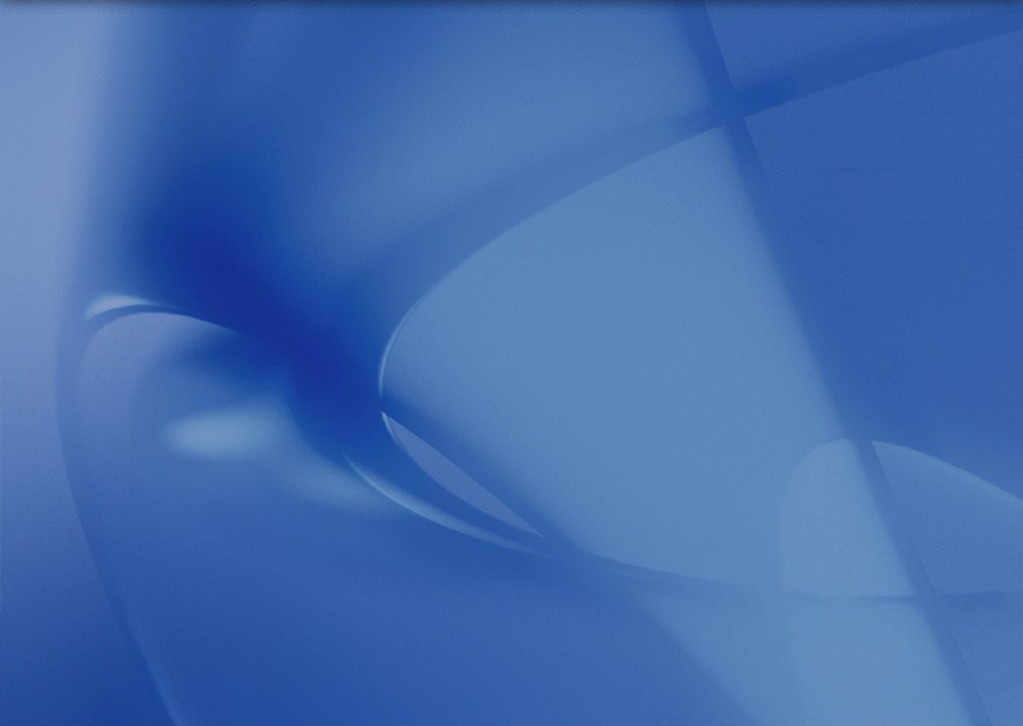
%> input picture ELEC324_lab2 posted/mfiles/aqua.jpg, 1023 x 726 px
$ octave truncate_grey_img.m   (GNU Octave 9; MATLAB toolbox functions it lacks are replaced by stand-ins)
%> lines starting %> are read from the running program, lines starting %| are printed output that depends on the picture
% truncate_grey_img.m
clf;

x = imread('aqua.jpg');
%> x is the input picture: size 726x1023x3 uint8; mean R, G, B 66.1, 107.3, 173.1
%subplot(2,2,1);
%imshow(x);
red = x(:,:,1);
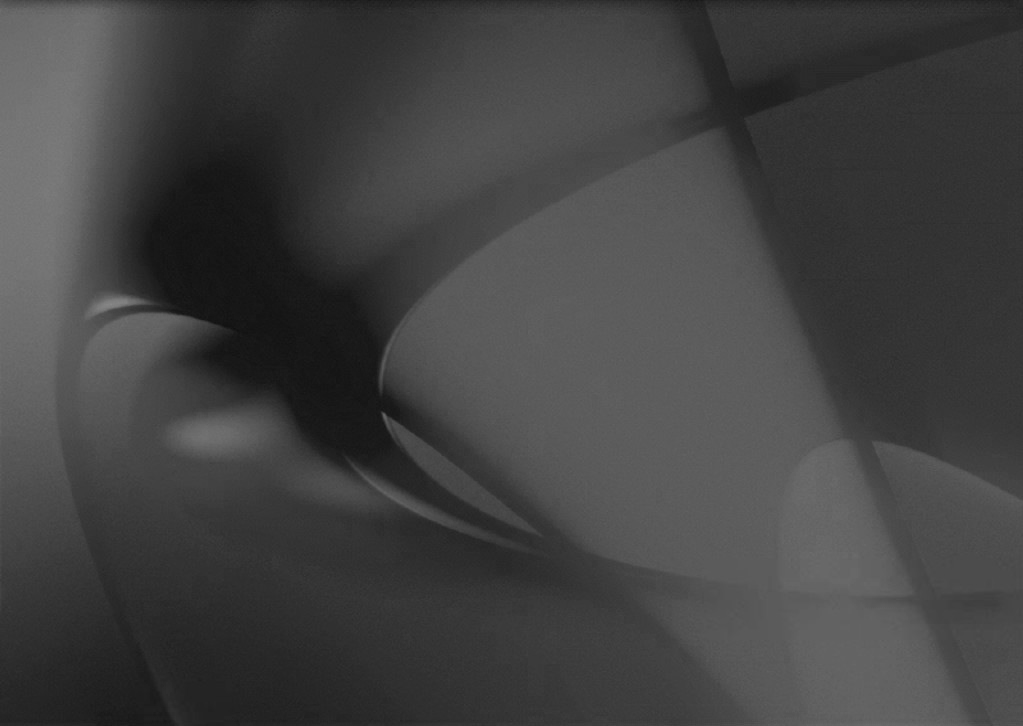
%> red: size 726x1023 uint8; min 15, max 137, mean 66.1
green = x(:,:,2);
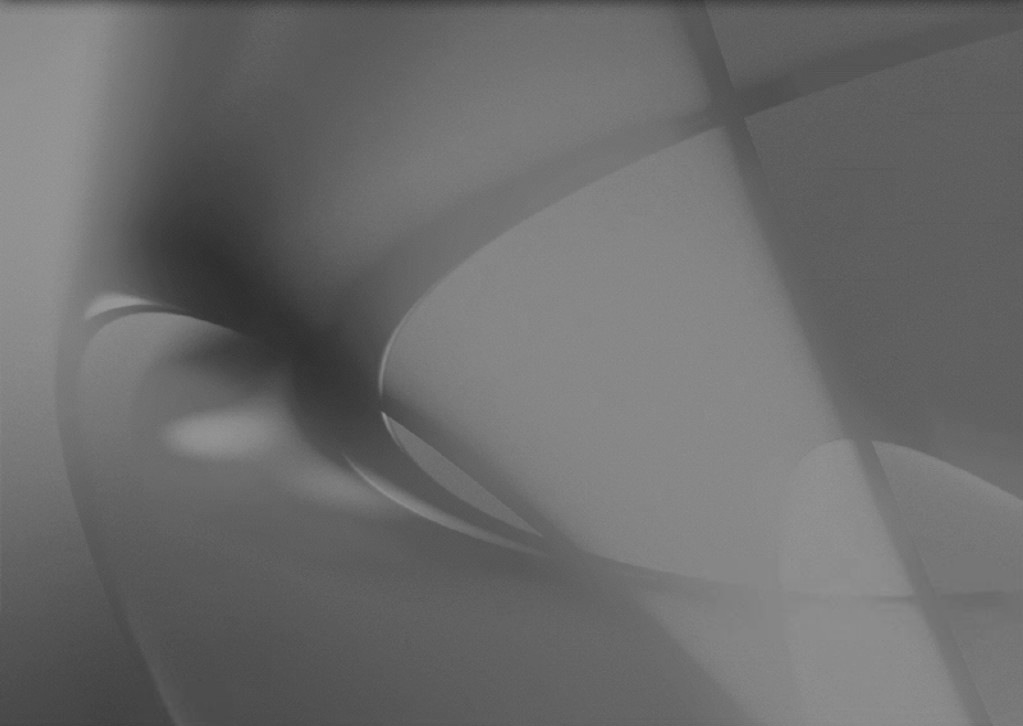
%> green: size 726x1023 uint8; min 45, max 153, mean 107.3
blue = x(:,:,3);
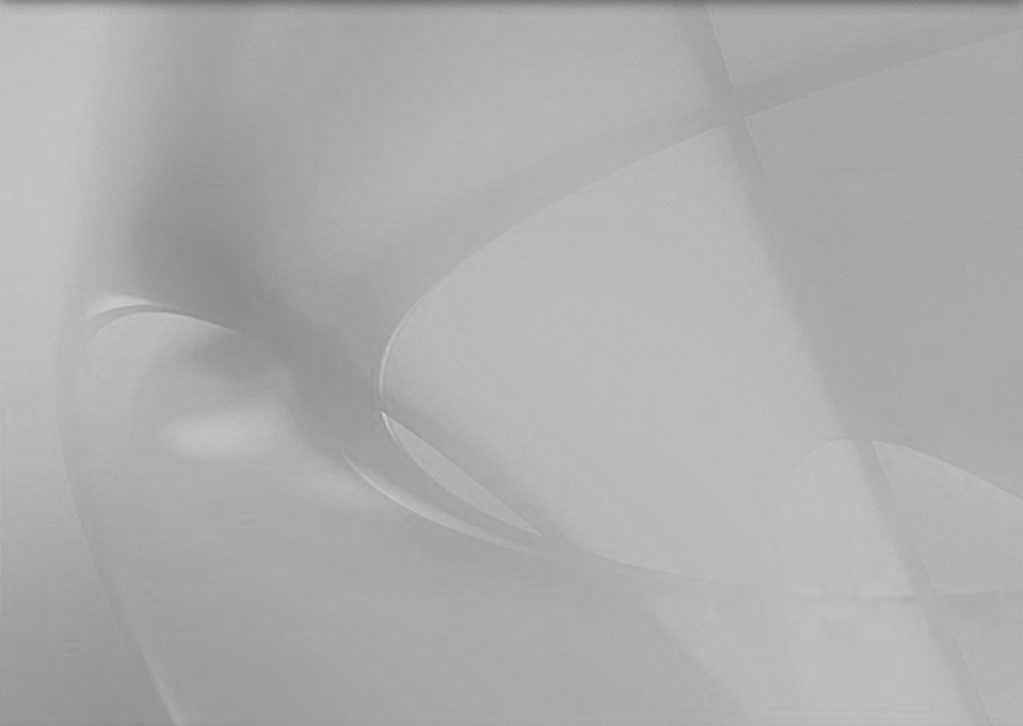
%> blue: size 726x1023 uint8; min 111, max 212, mean 173.1
redBits = 2;
greenBits = 2;
blueBits = 2;
red = uint8(double(uint8((double(red)/2^redBits))) * 2^redBits);
green = uint8(double(uint8((double(green)/2^greenBits))) * 2^greenBits);
blue = uint8(double(uint8((double(blue)/2^blueBits))) * 2^blueBits);
out = cat(3, red, green, blue);
imshow(out)

% [10 lines of commented-out code are left out]
